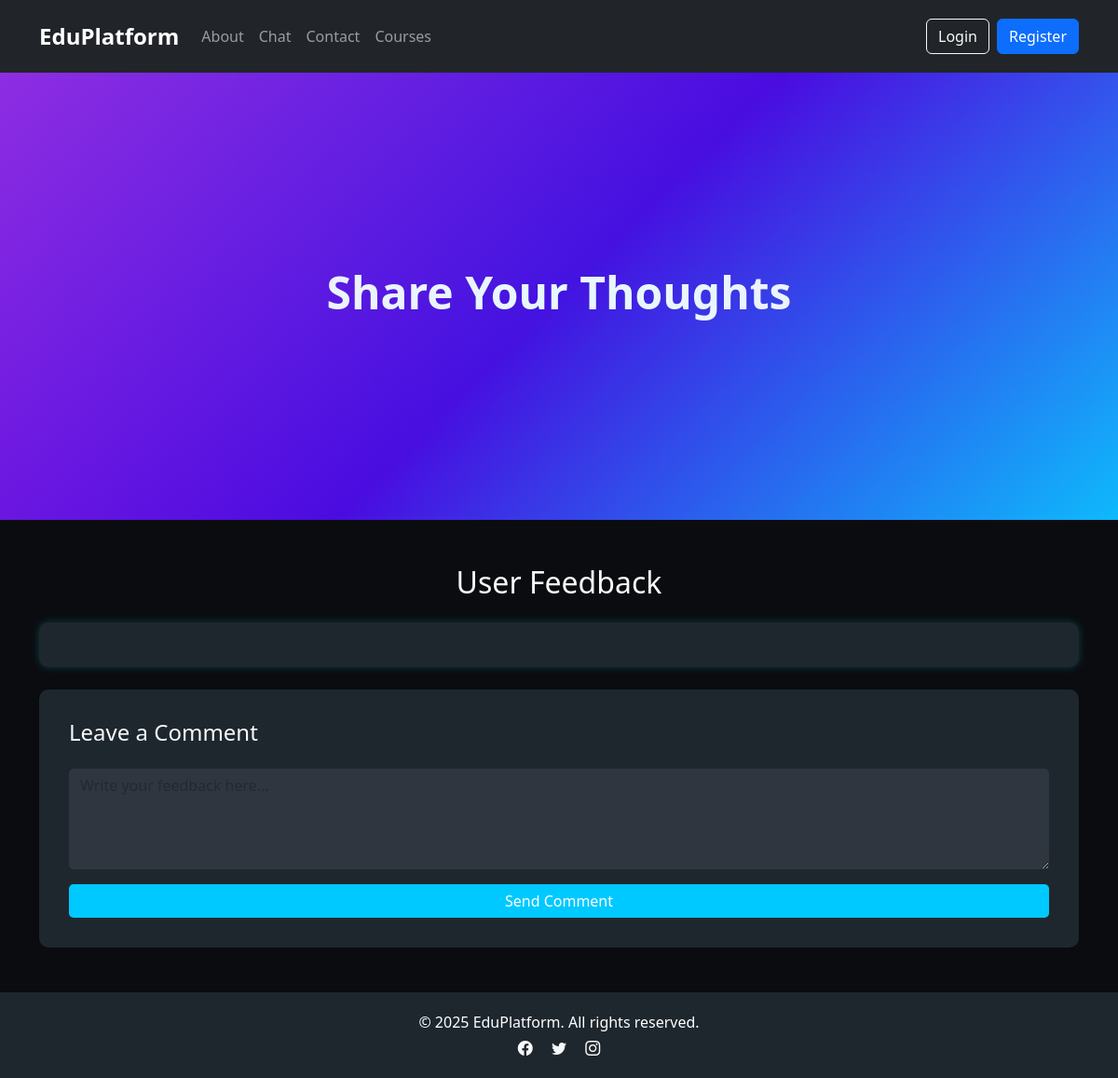
The app's page /chat/, older data.
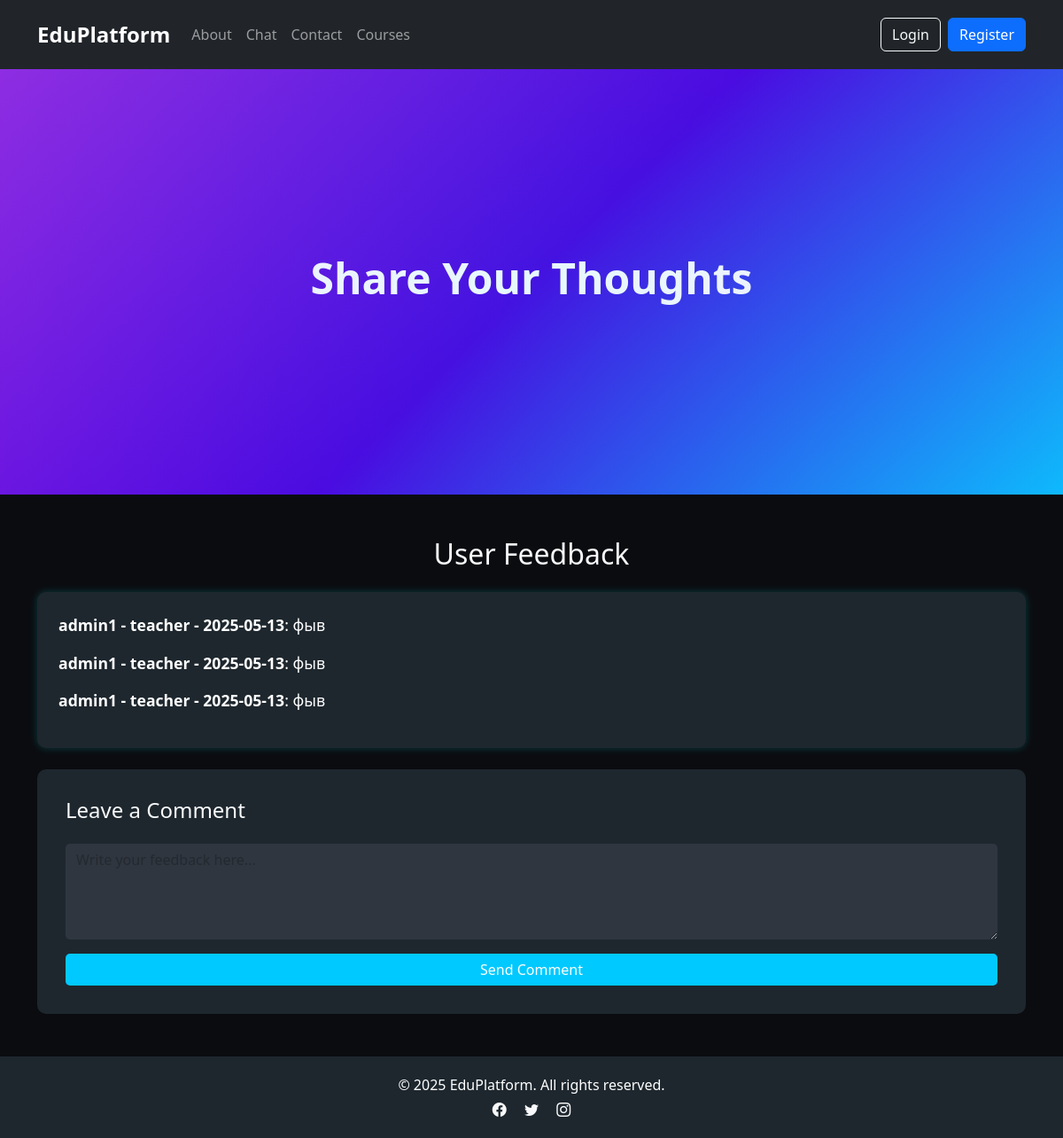
The same page, newer data.
### index/models.py (models this page shows, shortened)
class Comment(models.Model):
    user = models.ForeignKey(AUTH_USER_MODEL, on_delete=models.CASCADE)
    text = models.TextField()
    created_at = models.DateTimeField(default=timezone.now)

class CustomUser(AbstractUser):
    role = models.CharField(max_length=10, choices=[('admin', 'Admin'), ('user', 'User'), ('student', 'Student'), ('teacher', 'Teacher')], default='user')
    avatar = models.ImageField(upload_to='avatars/', null=True, blank=True)
    birth_date = models.DateField(null=True, blank=False)
    def __str__(self):
        return f"{self.username} - {self.role} - {self.birth_date}"

### index/views.py (the view, shortened to what this page needs)
# urls.py: path('chat/', chat, name='chat'),
def chat(request):
    form = CommentForm()
    comments = Comment.objects.all()
    return render(request, 'index/chat.html', {'form': form, 'comment': comments})

### index/forms.py
class CommentForm(forms.ModelForm):
    class Meta:
        model = Comment
        fields = ('text',)

### templates/index/chat.html (shortened to what this page needs)
<!DOCTYPE html>
<html lang="en">
<head>
    <link href="https://cdn.jsdelivr.net/npm/bootstrap@5.3.3/dist/css/bootstrap.min.css" rel="stylesheet">
    <link href="https://cdn.jsdelivr.net/npm/bootstrap-icons@1.10.5/font/bootstrap-icons.css" rel="stylesheet">
</head>
<body>
<nav class="navbar navbar-expand-lg navbar-dark bg-dark py-3 shadow">
    <div class="container">
        <a class="navbar-brand fw-bold fs-4" href="{% url 'main' %}">EduPlatform</a>
        <div class="collapse navbar-collapse justify-content-between" id="navbarNav">
            <ul class="navbar-nav">
                <li class="nav-item"><a class="nav-link" href="{% url 'about' %}">About</a></li>
                <li class="nav-item"><a class="nav-link" href="{% url 'chat' %}">Chat</a></li>
                <li class="nav-item"><a class="nav-link" href="{% url 'contact' %}">Contact</a></li>
                <li class="nav-item"><a class="nav-link" href="{% url 'courses' %}">Courses</a></li>
            </ul>
            <ul class="navbar-nav">
                {% if user.is_authenticated %}
                    <li class="nav-item"><span class="nav-link">Hi, {{ user.username }}</span></li>
                    <li class="nav-item"><a class="btn btn-outline-light" href="{% url 'logout' %}">Logout</a></li>
                {% else %}
                    <li class="nav-item"><a class="btn btn-outline-light me-2" href="{% url 'login' %}">Login</a></li>
                    <li class="nav-item"><a class="btn btn-primary" href="{% url 'register' %}">Register</a></li>
                {% endif %}
            </ul>
        </div>
    </div>
</nav>
<header class="hero">
    <div class="container">
        <h1>Share Your Thoughts</h1>
    </div>
</header>
<section class="container py-5">
    <h2 class="text-center text-light mb-4">User Feedback</h2>
    <div class="comment-box">
        {% for comm in comment %}
            <p><strong>{{ comm.user }}</strong>: {{ comm.text }}</p>
        {% endfor %}
    </div>
    <div class="comment-form">
        <h4 class="text-light mb-4">Leave a Comment</h4>
        <form method="POST">
            <div class="mb-3">
                <textarea name="text" class="form-control" rows="4" placeholder="Write your feedback here..." required></textarea>
            </div>
            <button type="submit" class="btn btn-submit w-100">Send Comment</button>
        </form>
    </div>
</section>
<footer class="footer text-center text-white">
    <div class="container">
        <p class="mb-1">© 2025 EduPlatform. All rights reserved.</p>
        <div>
            <a href="#" class="text-light me-3"><i class="bi bi-facebook"></i></a>
            <a href="#" class="text-light me-3"><i class="bi bi-twitter"></i></a>
            <a href="#" class="text-light"><i class="bi bi-instagram"></i></a>
        </div>
    </div>
</footer>
</body>
</html>

### templates/index/chat.html (style rules this page uses)
body { background-color: #0b0c10; color: #ffffff; font-family: 'Segoe UI', sans-serif; min-height: 100vh; display: flex; flex-direction: column; }
.hero { background: linear-gradient(135deg, #8e2de2, #4a00e0, #00c9ff); height: 60vh; display: flex; align-items: center; justify-content: center; text-align: center; position: relative; overflow: hidden; }
.hero h1 { font-size: 3rem; font-weight: bold; color: #fff; z-index: 2; }
.hero::before { content: ''; position: absolute; width: 200%; height: 200%; background: radial-gradient(circle, #0abde3, #8e2de2, #1dd1a1); opacity: 0.1; animation: pulse 6s infinite ease-in-out; }
.comment-box { background-color: #1e272e; border-radius: 10px; padding: 1.5rem; margin-bottom: 1.5rem; box-shadow: 0 0 10px rgba(0, 255, 255, 0.2); }
.comment-box p { font-size: 1.1rem; }
.comment-form { background-color: #1e272e; padding: 2rem; border-radius: 10px; }
.form-control { background-color: #2f3640; border: none; color: white; border-radius: 5px; }
.btn-submit { background-color: #00c9ff; color: white; border: none; border-radius: 5px; transition: 0.3s; }
.footer { background-color: #1e272e; padding: 20px; color: #fff; text-align: center; margin-top: auto; }

Row changes from the older to the newer data that the page shows:
added Comment: user "admin1 - teacher - 2025-05-13", text "фыв"
added Comment: user "admin1 - teacher - 2025-05-13", text "фыв"
added Comment: user "admin1 - teacher - 2025-05-13", text "фыв"
